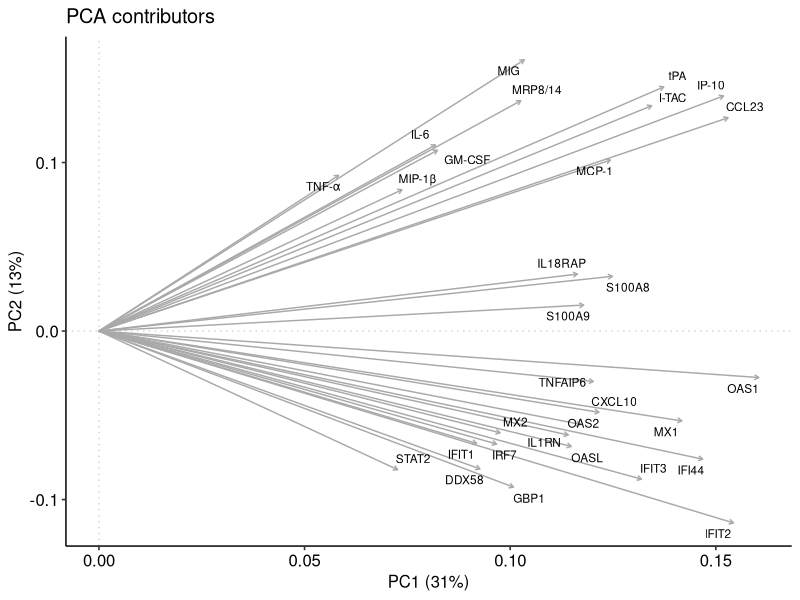
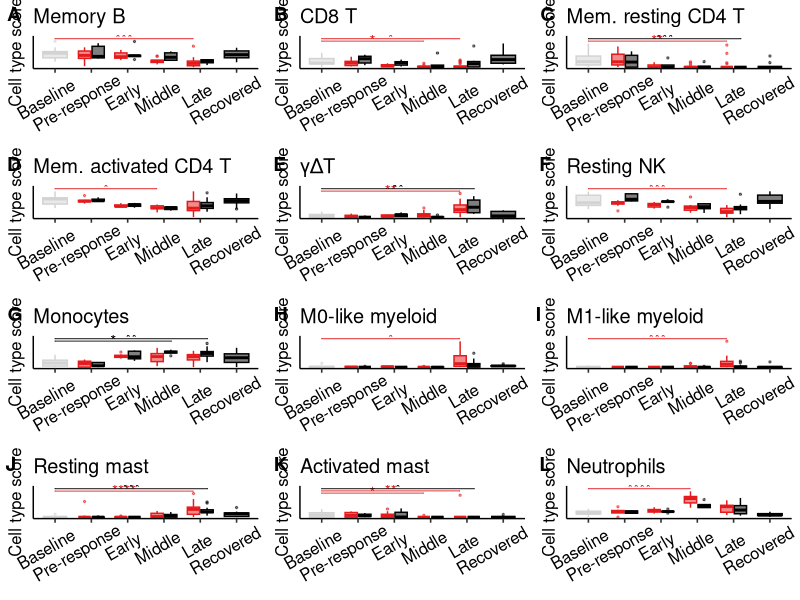
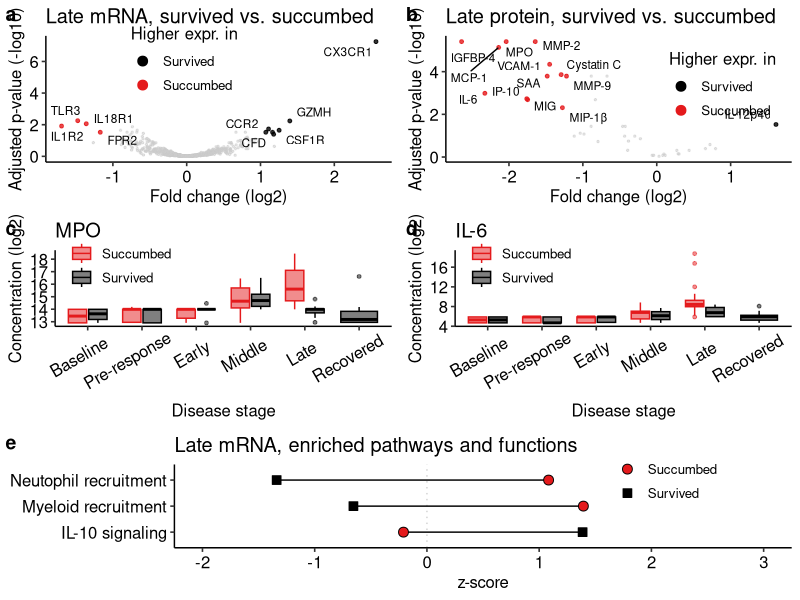
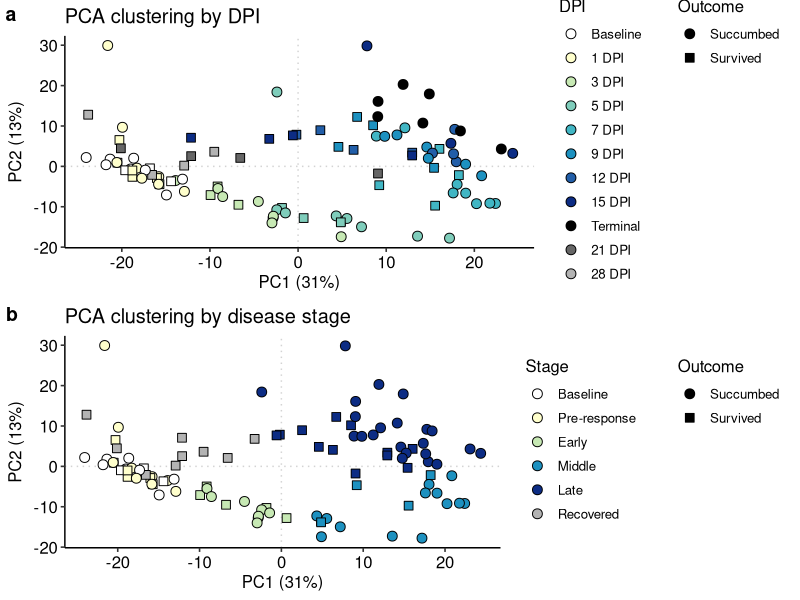
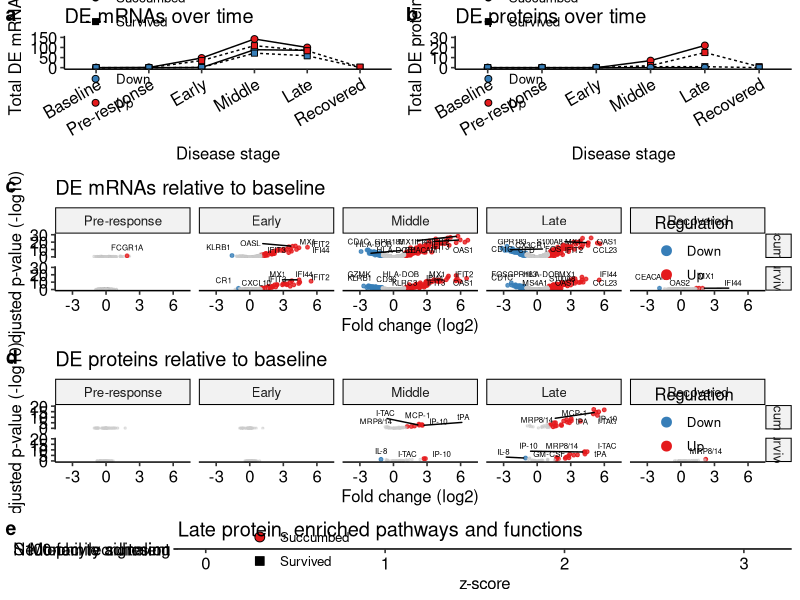

Generate these figures, in order, with R:
#!/usr/bin/env Rscript

## setup -----------------------------------------------------------------------
rm(list=ls(all.names=TRUE))
suppressPackageStartupMessages(library(tidyverse))
suppressPackageStartupMessages(library(edgeR))
theme_set(ggpubr::theme_pubr() +
            theme(legend.position="right",
                  legend.background=element_blank()))

# helper variables
outcome.shapes <- c(Succumbed=21, Survived=22)
outcome.cols <- c(Succumbed="#e41a1c", Survived="black")
daterange.cols <- c("Baseline"="white", 
                    "1 DPI"="#ffffcc",
                    "3 DPI"="#c7e9b4",
                    "5 DPI"="#7fcdbb",
                    "7 DPI"="#41b6c4",
                    "9 DPI"="#1d91c0",
                    "12 DPI"="#225ea8",
                    "15 DPI"="#0c2c84",
                    "Terminal"="black",
                    "21 DPI"="grey40",
                    "28 DPI"="grey70")
stage.cols <- c("Baseline"="white",
                "Pre-response"="#ffffcc",
                "Early"="#c7e9b4",
                "Middle"="#1d91c0",
                "Late"="#0c2c84",
                "Recovered"="grey70")
regulation.cols <- c(Up="#e41a1c", Down="#377eb8")
sample.days <- c(0, 1, 3, 5, 7, 9, 12, 15, 21, 28)

# figure lists
fig.main <- list()
fig.sup1 <- list()
fig.sup2 <- list()

# helper functions
get.results <- function(coef, diffexpr, psig=0.05, fsig=1) {
  # get results and loosely format
  rmat <- topTable(de, coef=coef, number=Inf, sort.by="logFC") %>%
          rownames_to_column("Gene") %>%
          mutate(coef=coef,
                 psig=(adj.P.Val < psig),
                 fsig=(abs(logFC) > fsig),
                 Significant=(psig & fsig)) %>%
          rename(lfc=logFC, padj=adj.P.Val) %>%
          select(Gene, lfc, padj, Significant, coef)
  # make a "regulation" column
  rmat$Regulation <- "None"
  rmat$Regulation[rmat$Significant & rmat$lfc > 0] <- "Up"
  rmat$Regulation[rmat$Significant & rmat$lfc < 0] <- "Down"
  # return the formatted data.frame
  return(rmat)
}

## inputs ----------------------------------------------------------------------
# metadata
meta <- readxl::read_excel("data.xlsx", "animals") # individual NHP info
meta <- readxl::read_excel("data.xlsx", "nanostring.samples") %>%
        left_join(meta, by="NHP") %>%
        mutate(Daterange=factor(Daterange, levels=names(daterange.cols)),
               Stage=factor(Stage, levels=names(stage.cols)),
               NHP=factor(NHP, levels=paste0("CYNO2-", 1:12)))

# mRNA counts (Nanostring)
mrna <- readxl::read_excel("data.xlsx", "nanostring.thresholded") %>%
        as.data.frame() %>%
        # remove spike-in probes
        filter(!str_detect(Gene, "^POS|NEG")) %>%
        column_to_rownames("Gene") %>%
        as.matrix()

# protein concentration (LEGENDplex)
prot <- readxl::read_excel("data.xlsx", "legendplex.concentration") %>%
        reshape2::melt(id.vars="ID", 
                       variable.name="Analyte", 
                       value.name="Concentration") %>%
        group_by(Analyte, ID) %>%
        summarise(Concentration=mean(Concentration),
                  .groups="drop") 
# update protein IDs to align with mRNA IDs
prot <- readxl::read_excel("data.xlsx", "legendplex.samples") %>%
        select(ID, NHP, DPI) %>%
        left_join(rename(meta, NewID=ID), by=c("NHP", "DPI")) %>%
        select(ID, NewID) %>%
        # add in concentration data
        left_join(prot, by="ID") %>%
        # pivot to wide format and use new IDs for column names
        reshape2::dcast(Analyte ~ NewID, value.var="Concentration") %>%
        column_to_rownames("Analyte") %>%
        as.matrix()

# add LP batch info to metadata
meta <- readxl::read_excel("data.xlsx", "legendplex.samples") %>%
        select(NHP, DPI, Batch) %>%
        left_join(meta, by=c("NHP", "DPI")) %>%
        arrange(ID)

# align rows and columns
meta <- filter(meta, ID %in% colnames(mrna), ID %in% colnames(prot))
mrna <- mrna[, meta$ID]
prot <- prot[, meta$ID]

# format mRNA counts
mrna <- mrna %>%
        DGEList() %>%
        normLibSizes()

# save non-log CPM for CIBERSORTx
mrna %>%
  cpm(log=FALSE) %>%
  as.data.frame() %>%
  rownames_to_column("Gene") %>%
  write.table("analysis/cibersort-input.tsv", sep="\t", row.names=FALSE)

## clustering with PCA ---------------------------------------------------------
# build model for LP batch correction
pca <- model.matrix(~0 + Stage, data=meta)

# remove LP batch effect, then combine to logCPM, then run PCA
pca <- prot %>%
        log2() %>%
        removeBatchEffect(batch=meta$Batch, design=pca) %>%
        rbind(cpm(mrna, log=TRUE)) %>%
        t() %>%
        prcomp()
# get PC contributions
pcs <- summary(pca)$importance["Proportion of Variance", 1:2]
pcs <- paste0(names(pcs), " (", round(100*pcs), "%)")
# get contributions
contribs <- pca$rotation %>%
            as.data.frame() %>%
            rownames_to_column("Gene") %>%
            select(Gene, PC1, PC2)
# plot PCA by DPI
pca <- pca$x %>%
        as.data.frame() %>%
        rownames_to_column("ID") %>%
        select(ID, PC1, PC2) %>%
        left_join(meta, by="ID")
fig.sup1$a <- pca %>%
              ggplot(aes(PC1, PC2)) +
              geom_hline(yintercept=0, linetype=3, col="lightgrey") +
              geom_vline(xintercept=0, linetype=3, col="lightgrey") +
              geom_point(aes(shape=Outcome, fill=Daterange), size=3) +
              scale_shape_manual(values=outcome.shapes) +
              scale_fill_manual(values=daterange.cols) +
              labs(x=pcs[1], y=pcs[2], title="PCA clustering by DPI") +
              guides(shape=guide_legend(override.aes=list(fill="black")),
                     fill=guide_legend("DPI", override.aes=list(pch=21), 
                                       order=1)) +
              theme(legend.box="horizontal")
# plot PCA by stage
fig.sup1$b <- pca %>%
              ggplot(aes(PC1, PC2)) +
              geom_hline(yintercept=0, linetype=3, col="lightgrey") +
              geom_vline(xintercept=0, linetype=3, col="lightgrey") +
              geom_point(aes(shape=Outcome, fill=Stage), size=3) +
              scale_shape_manual(values=outcome.shapes) +
              scale_fill_manual(values=stage.cols) +
              labs(x=pcs[1], y=pcs[2], title="PCA clustering by disease stage") +
              guides(shape=guide_legend(override.aes=list(fill="black")),
                     fill=guide_legend("Stage", override.aes=list(pch=21), 
                                       order=1)) +
              theme(legend.box="horizontal")
# plot the top 30 contributors by calculating hypoteneuse/magnitude
contribs %>%
  mutate(Magnitude=sqrt(PC1^2 + PC2^2)) %>%
  slice_max(n=30, order_by=Magnitude, with_ties=FALSE) %>%
  ggplot() +
  geom_vline(xintercept=0, linetype=3, col="lightgrey") +
  geom_hline(yintercept=0, linetype=3, col="lightgrey") +
  geom_segment(aes(x=0, y=0, xend=PC1, yend=PC2), col="darkgrey",
               arrow=arrow(length=unit(0.05, "in"))) +
  ggrepel::geom_text_repel(aes(PC1, PC2, label=Gene), 
                           size=3, col="black") +
  labs(x=pcs[1], y=pcs[2], title="PCA contributors")

# samples per stage for comparison
meta %>%
  group_by(Outcome, Stage) %>%
  summarise(Samples=n(),
            .groups="drop")

# clean up
rm(contribs, pca, pcs)

## differential expression analyses --------------------------------------------
# running the same comparisons for both mRNA and protein
grps <- interaction(meta$Outcome, meta$Stage) %>%
        droplevels()
grps <- factor(str_remove(grps, "-"), 
        levels=str_remove(levels(grps), "-"))
# using all pre-infection baseline to increase N
ctrs <- c(#1. survived over time
          "Survived.Preresponse-(Survived.Baseline+Succumbed.Baseline)/2",
          "Survived.Early-(Survived.Baseline+Succumbed.Baseline)/2",
          "Survived.Middle-(Survived.Baseline+Succumbed.Baseline)/2",
          "Survived.Late-(Survived.Baseline+Succumbed.Baseline)/2",
          "Survived.Recovered-(Survived.Baseline+Succumbed.Baseline)/2",
          #2. succumbed over time
          "Succumbed.Preresponse-(Survived.Baseline+Succumbed.Baseline)/2",
          "Succumbed.Early-(Survived.Baseline+Succumbed.Baseline)/2",
          "Succumbed.Middle-(Survived.Baseline+Succumbed.Baseline)/2",
          "Succumbed.Late-(Survived.Baseline+Succumbed.Baseline)/2",
          #3. survived vs. succumbed
          "Survived.Baseline-Succumbed.Baseline",
          "Survived.Preresponse-Succumbed.Preresponse",
          "Survived.Early-Succumbed.Early",
          "Survived.Middle-Succumbed.Middle",
          "Survived.Late-Succumbed.Late")

# mRNA: build model matrix; no batch effects here
modmat <- model.matrix(~0 + grps)
# format column names so they're human readable
colnames(modmat) <- str_remove(colnames(modmat), "^grps")
# run limma pipeline
de <- mrna %>%
      voom(modmat) %>%
      lmFit(modmat) %>%
      contrasts.fit(makeContrasts(contrasts=ctrs, levels=levels(grps))) %>%
      eBayes(robust=TRUE)
# get DE tables for each comparison over time (comps. to 0 DPI)
ns.res <- list()
ns.res$time <- colnames(de)[1:9] %>%
               lapply(get.results, diffexpr=de) %>%
               do.call(rbind, .) %>%
                # format outcome and daterange as factors
                mutate(Outcome=str_extract(coef, "^[^\\.]+"),
                       Group=str_extract(coef, "(?<=\\.)[^- ]+"),
                       Group=if_else(Group=="Preresponse", 
                                     "Pre-response", 
                                     Group),
                       Group=factor(Group, levels=names(stage.cols))) %>%
                select(Gene, Outcome, Group, Regulation,
                       lfc, padj, Significant)
write.csv(ns.res$time, "analysis/nanostring-timepoint.csv", row.names=FALSE)
# repeat for comparison between outcome at each time point
ns.res$outcome <- colnames(de)[c(10:14)] %>%
                  lapply(get.results, diffexpr=de) %>%
                  do.call(rbind, .) %>%
                  # change regulation to "higher expr in surv/succ"
                  # and format daterange
                  mutate(Regulation=factor(Regulation, 
                                           levels=c("Up", "None", "Down"),
                                           labels=c("Survived", "None", 
                                                    "Succumbed")),
                         Group=str_extract(coef, "(?<=\\.)[^ -]+"),
                         Group=if_else(Group=="Preresponse", 
                                       "Pre-response", 
                                       Group),
                         Group=factor(Group, levels=names(stage.cols))) %>%
                  select(Gene, Group, Regulation, lfc, padj, Significant)
write.csv(ns.res$outcome, "analysis/nanostring-outcome.csv", row.names=FALSE)
# format and save for IPA
ns.res$time %>%
  select(Gene, Outcome, Group, lfc, padj) %>%
  reshape2::melt(id.vars=c("Gene", "Outcome", "Group")) %>%
  mutate(Group=interaction(Outcome, Group, variable)) %>%
  reshape2::dcast(Gene ~ Group, value.var="value") %>%
  write.csv("analysis/ipa-input-nanostring-time.csv", row.names=FALSE)
rm(modmat, de)

# LEGENDplex: build model matrix accounting for batch effect
modmat <- model.matrix(~0 + grps + meta$Batch)
# format column names so they're human readable
colnames(modmat) <- colnames(modmat) %>%
                    str_remove("^grps") %>%
                    str_remove("^meta\\$")
# run limma pipeline
de <- prot %>%
      log2() %>%
      lmFit(modmat) %>%
      contrasts.fit(makeContrasts(contrasts=ctrs, levels=colnames(modmat))) %>%
      eBayes(robust=TRUE)
# get DE tables for each comparison over time (comps. to 0 DPI)
lp.res <- list()
lp.res$time <- colnames(de)[1:9] %>%
                lapply(get.results, diffexpr=de) %>%
                do.call(rbind, .) %>%
                # format outcome and daterange as factors
                mutate(Outcome=str_extract(coef, "^[^\\.]+"),
                       Group=str_extract(coef, "(?<=\\.)[^ -]+"),
                       Group=if_else(Group=="Preresponse", 
                                     "Pre-response", 
                                     Group),
                       Group=factor(Group, levels=names(stage.cols))) %>%
                select(Gene, Outcome, Group, Regulation,
                       lfc, padj, Significant)
write.csv(lp.res$time, "analysis/legendplex-timepoint.csv", row.names=FALSE)
# repeat for comparison between outcome at each time point
lp.res$outcome <- colnames(de)[c(10:14)] %>%
                  lapply(get.results, diffexpr=de) %>%
                  do.call(rbind, .) %>%
                  # change regulation to "higher expr in surv/succ"
                  # and format daterange
                  mutate(Regulation=factor(Regulation, 
                                           levels=c("Up", "None", "Down"),
                                           labels=c("Survived", "None", 
                                                    "Succumbed")),
                         Group=str_extract(coef, "(?<=\\.)[^ -]+"),
                         Group=if_else(Group=="Preresponse", 
                                       "Pre-response", 
                                       Group),
                         Group=factor(Group, levels=names(stage.cols))) %>%
                  select(Gene, Group, Regulation, lfc, padj, Significant)
write.csv(lp.res$outcome, "analysis/legendplex-outcome.csv", row.names=FALSE)
# format and save tables for IPA
lp.res$time %>%
  select(Gene, Outcome, Group, lfc, padj) %>%
  reshape2::melt(id.vars=c("Gene", "Outcome", "Group")) %>%
  mutate(Group=interaction(Outcome, Group, variable)) %>%
  reshape2::dcast(Gene ~ Group, value.var="value") %>%
  write.csv("analysis/ipa-input-legendplex-time.csv", row.names=FALSE)
rm(modmat, de, grps, ctrs)

## plot DEGs -------------------------------------------------------------------
# total DEGs over time
# first, generate our groups
x <- expand.grid(Group=names(stage.cols),
                 Outcome=names(outcome.cols),
                 Regulation=names(regulation.cols)) %>%
      filter(!(Outcome=="Succumbed" & Group=="Recovered"))
# Nanostring
fig.sup2$a <- ns.res$time %>%
              filter(Significant) %>%
              group_by(Outcome, Group, Regulation) %>%
              summarise(Genes=n(),
                        .groups="drop") %>%
              full_join(x, by=c("Outcome", "Group", "Regulation")) %>%
              replace_na(list(Genes=0)) %>%
              ggplot(aes(Group, Genes)) +
              geom_line(aes(linetype=Outcome, 
                            group=interaction(Outcome, Regulation))) +
              geom_point(aes(shape=Outcome, fill=Regulation), size=2) +
              scale_shape_manual(NULL, values=outcome.shapes) +
              scale_fill_manual(NULL, values=regulation.cols) +
              scale_y_continuous("Total DE mRNAs", limits=c(NA, 150)) +
              guides(shape=guide_legend(override.aes=list(fill="black"),
                                        order=1),
                     linetype=guide_legend(title=NULL, order=1),
                     fill=guide_legend(override.aes=list(pch=21))) +
              labs(x="Disease stage", title="DE mRNAs over time") +
              theme(axis.text.x=element_text(angle=30, hjust=1),
                    legend.position=c(0.22, 0.57))
# LEGENDplex
fig.sup2$b <- lp.res$time %>%
              filter(Significant) %>%
              group_by(Outcome, Group, Regulation) %>%
              summarise(Genes=n(),
                        .groups="drop") %>%
              full_join(x, by=c("Outcome", "Group", "Regulation")) %>%
              replace_na(list(Genes=0)) %>%
              ggplot(aes(Group, Genes)) +
              geom_line(aes(linetype=Outcome, 
                            group=interaction(Outcome, Regulation))) +
              geom_point(aes(shape=Outcome, fill=Regulation), size=2) +
              scale_shape_manual(NULL, values=outcome.shapes) +
              scale_fill_manual(NULL, values=regulation.cols) +
              scale_y_continuous("Total DE proteins", limits=c(NA, 30)) +
              guides(shape=guide_legend(override.aes=list(fill="black"), 
                                        order=1),
                     linetype=guide_legend(title=NULL, order=1),
                     fill=guide_legend(override.aes=list(pch=21))) +
              labs(x="Disease stage", title="DE proteins over time") +
              theme(axis.text.x=element_text(angle=30, hjust=1),
                    legend.position=c(0.22, 0.57))
rm(x)

# volcano nanostring
topgenes <- ns.res$time %>%
            filter(Significant) %>%
            group_by(Regulation, Group, Outcome) %>%
            top_n(n=5, wt=abs(lfc)) %>%
            ungroup()
fig.sup2$c <- ns.res$time %>%
              ggplot(aes(lfc, -log10(padj))) +
              geom_point(aes(col=Regulation, alpha=Significant, size=Regulation)) +
              scale_size_manual(values=c(Up=1, Down=1), na.value=0.5) +
              scale_alpha_manual(values=c("TRUE"=0.8, "FALSE"=0.5)) +
              scale_color_manual(values=regulation.cols, na.value="grey80") + 
              ggrepel::geom_text_repel(data=topgenes, aes(label=Gene), size=2) +
              scale_x_continuous("Fold change (log2)", limits=c(-4, 7), 
                                 breaks=c(-3, 0, 3, 6)) +
              scale_y_continuous("Adjusted p-value (-log10)", limits=c(0, 30)) +
              facet_grid(Outcome~Group) +
              labs(title="DE mRNAs relative to baseline") +
              guides(alpha="none",
                     color=guide_legend(override.aes=list(size=3))) +
              theme(legend.position=c(0.9, 0.7))
# volcano legendplex
topgenes <- lp.res$time %>%
            filter(Significant) %>%
            group_by(Regulation, Group, Outcome) %>%
            top_n(n=5, wt=abs(lfc)) %>%
            ungroup()
fig.sup2$d <- lp.res$time %>%
              ggplot(aes(lfc, -log10(padj))) +
              geom_point(aes(col=Regulation, alpha=Significant, size=Regulation)) +
              scale_size_manual(values=c(Up=1, Down=1), na.value=0.5) +
              scale_alpha_manual(values=c("TRUE"=0.8, "FALSE"=0.5)) +
              scale_color_manual(values=regulation.cols, na.value="grey80") + 
              ggrepel::geom_text_repel(data=topgenes, aes(label=Gene), size=2) +
              scale_x_continuous("Fold change (log2)", limits=c(-4, 7), 
                                 breaks=c(-3, 0, 3, 6)) +
              scale_y_continuous("Adjusted p-value (-log10)", limits=c(0, 20)) +
              facet_grid(Outcome~Group) +
              labs(title="DE proteins relative to baseline") +
              guides(alpha="none",
                     color=guide_legend(override.aes=list(size=3))) +
              theme(legend.position=c(0.9, 0.7))

# outcome volcano: nanostring (late only)
topgenes <- ns.res$outcome %>%
            filter(Significant) 
fig.main$a <- ns.res$outcome %>%
              filter(Group %in% topgenes$Group) %>%
              ggplot(aes(lfc, -log10(padj))) +
              geom_point(aes(col=Regulation, alpha=Significant, size=Regulation)) +
              scale_size_manual("Higher expr. in", 
                                values=c(Survived=1, Succumbed=1), 
                                na.value=0.5) +
              scale_alpha_manual(values=c("TRUE"=0.8, "FALSE"=0.5)) +
              scale_color_manual("Higher expr. in", values=outcome.cols, 
                                 na.value="grey80") +
              ggrepel::geom_text_repel(data=topgenes, aes(label=Gene), size=3) +
              labs(x="Fold change (log2)",
                   y="Adjusted p-value (-log10)",
                   title="Late mRNA, survived vs. succumbed") +
              guides(alpha="none",
                     color=guide_legend(override.aes=list(size=3))) +
              theme(legend.position=c(0.4, 0.8))
# outcome volcano: legendplex (late only)
topgenes <- lp.res$outcome %>%
            filter(Significant)
fig.main$b <- lp.res$outcome %>%
              filter(Group %in% topgenes$Group) %>%
              ggplot(aes(lfc, -log10(padj))) +
              geom_point(aes(col=Regulation, alpha=Significant, size=Regulation)) +
              scale_size_manual("Higher expr. in", 
                                values=c(Survived=1, Succumbed=1), 
                                na.value=0.5) +
              scale_alpha_manual(values=c("TRUE"=0.8, "FALSE"=0.5)) +
              scale_color_manual("Higher expr. in", values=outcome.cols, 
                                 na.value="grey80") +
              ggrepel::geom_text_repel(data=topgenes, aes(label=Gene), size=3) +
              labs(x="Fold change (log2)",
                   y="Adjusted p-value (-log10)",
                   title="Late protein, survived vs. succumbed") +
              guides(alpha="none",
                     color=guide_legend(override.aes=list(size=3))) +
              theme(legend.position=c(0.8, 0.6))
rm(topgenes)

## cibersort -------------------------------------------------------------------
cibx <- read.csv("analysis/cibersort-output.csv", check.names=FALSE) %>%
        rename(ID=Mixture) %>%
        filter(`P-value` < 0.05) %>%
        select(-`P-value`, -Correlation, -RMSE, -starts_with("Absolute score"),
               -`Naïve B`, -`Tfh`, -`Tregs`, -`Activated NK`) %>%
        reshape2::melt(id.vars="ID", 
                       variable.name="Celltype", 
                       value.name="Score") %>%
        left_join(meta, by="ID") %>%
        # remove outcome from naive samples
        mutate(Outcome=if_else(Stage=="Baseline", "Baseline", Outcome),
               Subgroup=interaction(Stage, Outcome))

# for each cell type, run KW test. Only run stats on cell types that pass
pval <- cibx %>%
        group_by(Celltype) %>%
        rstatix::kruskal_test(Score ~ Subgroup) %>%
        filter(p < 0.05) %>%
        select(Celltype) %>%
        # add back just the data from the filtered cell types
        left_join(cibx, by="Celltype") %>%
        group_by(Celltype) %>%
        # run Dunn's test for post-hoc
        rstatix::dunn_test(Score ~ Subgroup) %>%
        # keep only comparisons that are significant AND (1) comparison to 
        # baseline or (2) comparison of outcome at the same time
        mutate(Group.g1=str_extract(group1, "^[^\\.]+"),
               Group.g2=str_extract(group2, "^[^\\.]+"),
               Outcome.g1=str_extract(group1, "(?<=\\.).+$"),
               Outcome.g2=str_extract(group2, "(?<=\\.).+$")) %>%
        filter(p.adj < 0.05,
               (Group.g1=="Baseline" | Group.g1==Group.g2)) %>%
        # use group and outcome to define x position
        mutate(xmin=as.integer(factor(Group.g1, levels=names(stage.cols))),
               xmax=as.integer(factor(Group.g2, levels=names(stage.cols))),
               toggle.xmin=factor(Outcome.g1, 
                                  levels=c("Succumbed", "Survived", "Baseline"),
                                  labels=c(-0.2, 0.2, 0)),
               toggle.xmin=as.numeric(as.character(toggle.xmin)),
               toggle.xmax=factor(Outcome.g2, 
                                  levels=c("Succumbed", "Survived"),
                                  labels=c(-0.2, 0.2)),
               toggle.xmax=as.numeric(as.character(toggle.xmax)),
               xmin=xmin+toggle.xmin,
               xmax=xmax+toggle.xmax)

# plot each cell type with significant changes
cibx <- unique(pval$Celltype) %>%
        lapply(function(i) {
          # build the basic plot
          plt <- cibx %>%
            filter(Celltype==i) %>%
            ggplot(aes(Stage, Score)) +
            geom_boxplot(aes(group=Subgroup, col=Outcome, fill=Outcome), 
                         alpha=0.5, outlier.size=0.5, outlier.shape=21) 
          
          # subset the pvals and set our increment
          p <- filter(pval, Celltype==i)
          increment <- cibx[cibx$Celltype==i, "Score"] %>% 
            range() %>% 
            diff()
          increment <- 0.1 * increment
          
          # if there are outcome differences, add them
          if(nrow(filter(p, Group.g1 != "Baseline")) > 0) {
            comp <- p %>%
              filter(Group.g1 != "Baseline") %>%
              rstatix::add_y_position(scales="free_y", step.increase=0)
            plt <- plt + 
                   ggpubr::stat_pvalue_manual(data=comp, label="p.adj.signif", 
                                              tip.length=0,
                                              bracket.nudge.y=increment/2)
          }
          
          # if there are baseline differences, add them
          if("Baseline" %in% p$Group.g1) {
            comp <- filter(p, Group.g1=="Baseline")
            comp$y.position <- increment * 1:nrow(comp)
            comp$y.position <- comp$y.position + 
                               max(cibx[cibx$Celltype==i, "Score"])
            plt <- plt + 
                   ggpubr::stat_pvalue_manual(data=comp, label="p.adj.signif", 
                                              tip.length=0, color="Outcome.g2")
          }
          
          # finish formatting the plot
          plt +
            scale_color_manual(values=outcome.cols, na.value="lightgrey") +
            scale_fill_manual(values=outcome.cols, na.value="lightgrey") +
            scale_y_continuous("Cell type score", expand=expansion(c(0.05, 0.1))) +
            labs(x=NULL, title=i) +
            theme(legend.position="none",
                  axis.ticks.y=element_blank(),
                  axis.text.y=element_blank(),
                  axis.text.x=element_text(angle=30, hjust=0.7, vjust=0.8))
        })
names(cibx) <- unique(pval$Celltype)

# plot all
cowplot::plot_grid(plotlist=cibx, labels="AUTO", ncol=3)

# clean up
rm(cibx, pval)

## selected expression ---------------------------------------------------------
# LEGENDplex: use log2-linearized, batch-corrected matrix
log.prot <- model.matrix(~0 + Stage, data=meta)
log.prot <- prot %>%
            log2() %>%
            removeBatchEffect(batch=meta$Batch, design=log.prot) %>%
            as.data.frame() %>%
            rownames_to_column("Analyte") %>%
            reshape2::melt(id.vars="Analyte",
                           variable.name="ID",
                           value.name="Concentration") %>%
            left_join(meta, by="ID")

# MPO
fig.main$c <- log.prot %>%
              filter(Analyte=="MPO") %>%
              ggplot(aes(Stage, Concentration)) +
              geom_boxplot(aes(group=interaction(Stage, Outcome), 
                               col=Outcome, fill=Outcome), 
                           alpha=0.5, outlier.size=1, outlier.shape=21) +
              scale_color_manual(NULL, values=outcome.cols) +
              scale_fill_manual(NULL, values=outcome.cols) +
              labs(x="Disease stage", y="Concentration (log2)", title="MPO") +
              theme(axis.text.x=element_text(angle=30, hjust=0.7, vjust=0.8),
                    legend.position=c(0.2, 0.8))

# IL-6
fig.main$d <- log.prot %>%
              filter(Analyte=="IL-6") %>%
              ggplot(aes(Stage, Concentration)) +
              geom_boxplot(aes(group=interaction(Stage, Outcome), 
                               col=Outcome, fill=Outcome), 
                           alpha=0.5, outlier.size=1, outlier.shape=21) +
              scale_color_manual(NULL, values=outcome.cols) +
              scale_fill_manual(NULL, values=outcome.cols) +
              labs(x="Disease stage", y="Concentration (log2)", title="IL-6") +
              theme(axis.text.x=element_text(angle=30, hjust=0.7, vjust=0.8),
                    legend.position=c(0.2, 0.8))

# clean up
rm(log.prot)

## pathway analyses ------------------------------------------------------------
# read in pathway shortlist for plotting
pathlist <- read.csv("analysis/ipa-shortlist.csv")

# read and format IPA output for both NS and LP
pathways <- read.csv("analysis/ipa-output-nanostring-time.csv") %>%
            mutate(Assay="mRNA") %>%
            select(Name, Assay, ends_with("Late"))
pathways <- read.csv("analysis/ipa-output-legendplex-time.csv") %>%
            mutate(Assay="Protein")%>%
            select(Name, Assay, ends_with("Late")) %>%
            rbind(pathways) %>%
            # melt to long format, then extract stage and outcome
            reshape2::melt(id.vars=c("Name", "Assay"), value.name="zscore") %>%
            mutate(Outcome=factor(str_extract(variable, "^[A-z]+(?=\\.)"),
                                  levels=names(outcome.cols)),
                   Stage=str_extract(variable, "(?<=\\.)[A-z]+$")) %>%
            # filter to have the pathways from pathlist only
            right_join(pathlist, by=c("Name", "Assay", "Stage"))

# plot mRNA pathways
fig.main$e <- pathways %>%
              filter(Assay=="mRNA") %>%
              ggplot(aes(zscore, Nickname)) +
              geom_vline(xintercept=0, linetype=3, col="lightgrey") +
              geom_line(aes(group=Nickname)) +
              geom_point(aes(shape=Outcome, fill=Outcome), size=3) +
              scale_shape_manual(values=outcome.shapes) +
              scale_fill_manual(values=outcome.cols) +
              scale_x_continuous("z-score", limits=c(-2, 3)) +
              labs(y=NULL, fill=NULL, shape=NULL, 
                   title="Late mRNA, enriched pathways and functions") +
              theme(legend.position=c(0.8, 0.8))

# plot protein pathways
fig.sup2$e <- pathways %>%
              filter(Assay=="Protein") %>%
              ggplot(aes(zscore, Nickname)) +
              geom_vline(xintercept=0, linetype=3, col="lightgrey") +
              geom_line(aes(group=Nickname)) +
              geom_point(aes(shape=Outcome, fill=Outcome), size=3) +
              scale_shape_manual(values=outcome.shapes) +
              scale_fill_manual(values=outcome.cols) +
              labs(x="z-score", y=NULL, fill=NULL, shape=NULL, 
                   title="Late protein, enriched pathways and functions") +
              theme(legend.position=c(0.2, 0.7))

# clean up
rm(pathways, pathlist)

## build and save figures ------------------------------------------------------
# main figure
x <- cowplot::plot_grid(fig.main$a, fig.main$b, 
                   fig.main$c, fig.main$d,
                   ncol=2, labels=c("a", "b", "c", "d"))
cowplot::plot_grid(x, fig.main$e, 
                   ncol=1, labels=c(NA, "e"), rel_heights=c(5, 2))
ggsave("analysis/figure6.pdf", units="in", width=7.5, height=10)
rm(x)

# supplemental fig #1
cowplot::plot_grid(plotlist=fig.sup1, labels=names(fig.sup1), ncol=1)
ggsave("analysis/supplementary6.pdf", units="in", width=7.5, height=6.5)

# supplemental fig #2
x <- cowplot::plot_grid(fig.sup2$a, fig.sup2$b, nrow=1, labels=c("a", "b"))
cowplot::plot_grid(x, fig.sup2$c, fig.sup2$d, fig.sup2$e,
                   ncol=1, rel_heights=c(2, 2, 2, 1), 
                   labels=c(NA, "c", "d", "e"))
ggsave("analysis/supplementary7.pdf", units="in", width=7.5, height=10)

## fin! ------------------------------------------------------------------------
sessionInfo()
